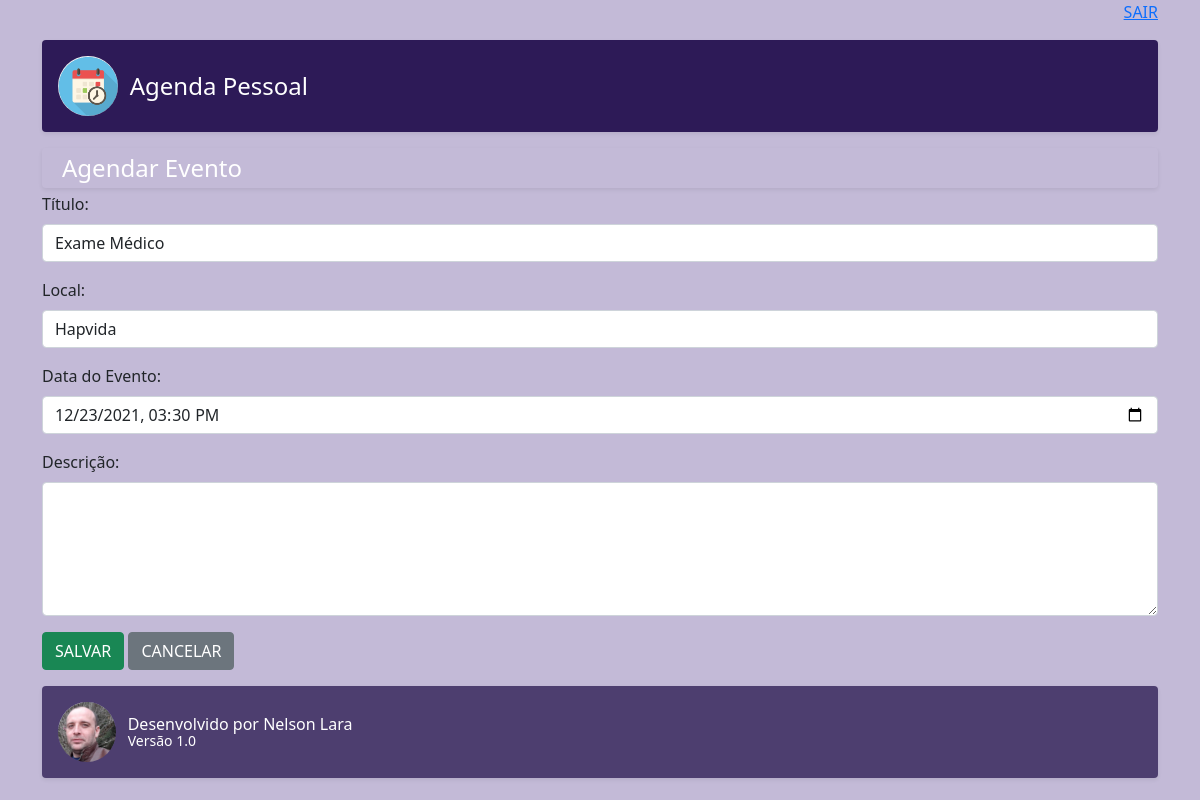
Page /agenda/novo_evento/?id=12 (signed in) on the committed database.
### core/models.py (models this page shows, shortened)
class evento(models.Model):
    titulo = models.CharField(verbose_name='Título', max_length=100)
    descricao = models.TextField(verbose_name='Descrição', blank=True, null=True)
    local = models.CharField(verbose_name='Local', blank=True, null=True, max_length=100)
    data_evento = models.DateTimeField(verbose_name='Data do Evento')
    data_criacao = models.DateTimeField(verbose_name='Data da Criação', auto_now=True)
    usuario = models.ForeignKey(User, on_delete=models.CASCADE) #criando novo campo para fazer o relacionamento com a tabela usuario do django
    class Meta:
        db_table = 'evento'
    def get_data_input_evento(self):
        return self.data_evento.strftime('%Y-%m-%dT%H:%M')

### core/views.py (the view)
# urls.py: path('agenda/novo_evento/', views.novo_evento),
@login_required(login_url='/login/')
def novo_evento(request):
    id_evento = request.GET.get('id')
    dados = {}
    if id_evento:
        dados['evento'] = evento.objects.get(id=id_evento)
    return render(request, 'novo_evento.html', dados)

### templates/novo_evento.html (shortened to what this page needs)
{% extends "model-page.html" %}
{% block content %}
<div class="d-flex p-2 my-1 text-white rounded shadow-sm">
                <div class="lh-1 container">
                    <span class="fs-4">Agendar Evento</span>
                </div>
        </div>
<form action="submit" method="POST">{% csrf_token %}
    <div class="mb-3">
        <label for="exampleFormControlInput1" class="form-label">Título:</label>
        <input type="text" name="titulo" value="{{ evento.titulo }}" class="form-control" id="exampleFormControlInput1">
    </div>
    <div class="mb-3">
        <label for="exampleFormControlInput1" class="form-label">Local:</label>
        <input type="text" name="local" value="{{ evento.local }}" class="form-control" id="exampleFormControlInput2">
    </div>
    <div class="mb-3">
        <label for="exampleFormControlInput1" class="form-label">Data do Evento:</label>
        <input type="datetime-local" name="data_evento" value="{{ evento.get_data_input_evento }}" class="form-control" id="exampleFormControlInput3">
    </div>
    <div class="mb-3">
    <label for="exampleFormControlTextarea1" class="form-label">Descrição:</label>
        <textarea class="form-control" name="descricao" id="exampleFormControlTextarea1" rows="5">
            {{ evento.descricao }}
        </textarea>
    </div>
        <button type="submit" class="btn btn-success">SALVAR</button>
    <a href="/">
        <button type="button" class="btn btn-secondary">CANCELAR</button>
    </a>
</form>
{% endblock %}

### static/css/style.css (style rules this page uses)
body { background-color: #C3BAD7; }

### rows in the picture
evento: titulo "Exame Médico", local "Hapvida", data_evento "12/23/2021 15:30"
